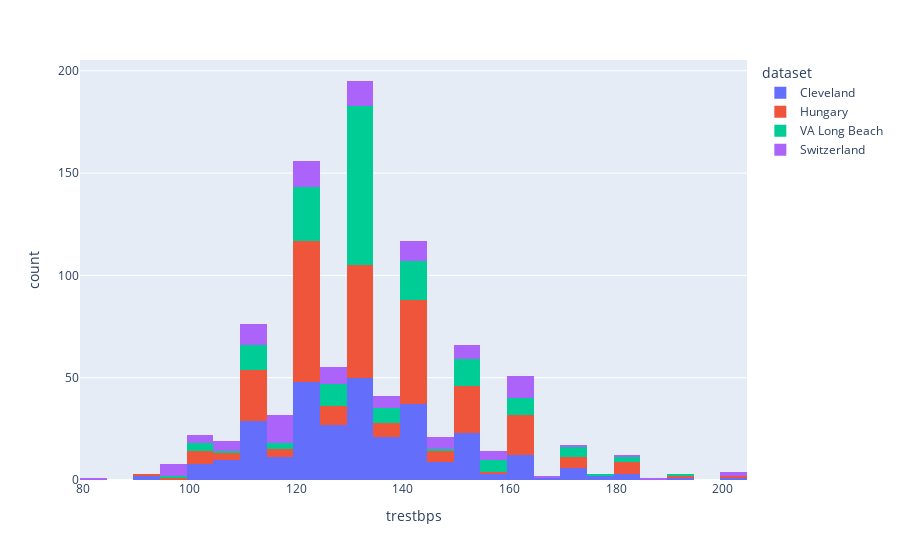

This figure's notebook cell:
### Code cell
# Make a plot of trestbps column using plotly and coloring this by dataset column
fig = px.histogram(data_frame=df, x='trestbps', color='dataset')
fig.show()

### Figure 1 — Plotly figure (JSON) as saved in the notebook; plotly's stock layout.template omitted (floating-point values rounded to 4 significant figures; data arrays with more than 128 entries replaced by an {"elided": "..."} marker saying what was removed)
{"data": [{"alignmentgroup": "True", "bingroup": "x", "hovertemplate": "dataset=Cleveland<br>trestbps=%{x}<br>count=%{y}<extra></extra>", "legendgroup": "Cleveland", "marker": {"color": "#636efa", "pattern": {"shape": ""}}, "name": "Cleveland", "offsetgroup": "Cleveland", "orientation": "v", "showlegend": true, "type": "histogram", "x": {"elided": "304 int values"}, "xaxis": "x", "yaxis": "y"}, {"alignmentgroup": "True", "bingroup": "x", "hovertemplate": "dataset=Hungary<br>trestbps=%{x}<br>count=%{y}<extra></extra>", "legendgroup": "Hungary", "marker": {"color": "#EF553B", "pattern": {"shape": ""}}, "name": "Hungary", "offsetgroup": "Hungary", "orientation": "v", "showlegend": true, "type": "histogram", "x": {"elided": "293 int values"}, "xaxis": "x", "yaxis": "y"}, {"alignmentgroup": "True", "bingroup": "x", "hovertemplate": "dataset=VA Long Beach<br>trestbps=%{x}<br>count=%{y}<extra></extra>", "legendgroup": "VA Long Beach", "marker": {"color": "#00cc96", "pattern": {"shape": ""}}, "name": "VA Long Beach", "offsetgroup": "VA Long Beach", "orientation": "v", "showlegend": true, "type": "histogram", "x": {"elided": "199 int values"}, "xaxis": "x", "yaxis": "y"}, {"alignmentgroup": "True", "bingroup": "x", "hovertemplate": "dataset=Switzerland<br>trestbps=%{x}<br>count=%{y}<extra></extra>", "legendgroup": "Switzerland", "marker": {"color": "#ab63fa", "pattern": {"shape": ""}}, "name": "Switzerland", "offsetgroup": "Switzerland", "orientation": "v", "showlegend": true, "type": "histogram", "x": [95, 115, 130, 110, 105, 110, 100, 115, 135, 150, 95, 125, 105, 145, 100, 115, 140, 110, 100, 115, 110, 155, 110, 160, 115, 160, 115, 120, 145, 120, 110, 120, 130, 130, 140, 95, 130, 135, 165, 95, 120, 130, 105, 160, 120, 125, 130, 80, 120, 130, 180, 140, 115, 120, 140, 120, 125, 155, 115, 120, 120, 125, 140, 105, 110, 140, 140, 160, 95, 115, 130, 170, 125, 110, 120, 125, 135, 115, 125, 130, 135, 160, 160, 200, 105, 110, 125, 130, 130, 150, 150, 160, 140, 120, 120, 160, 115, 115, 150, 100, 140, 150, 150, 185, 200, 95, 110, 115, 145, 155, 160, 155, 150, 145, 135, 145, 135, 130, 115, 140, 160, 160, 145], "xaxis": "x", "yaxis": "y"}], "layout": {"barmode": "relative", "legend": {"title": {"text": "dataset"}, "tracegroupgap": 0}, "margin": {"t": 60}, "xaxis": {"anchor": "y", "domain": [0, 1], "title": {"text": "trestbps"}}, "yaxis": {"anchor": "x", "domain": [0, 1], "title": {"text": "count"}}}}
